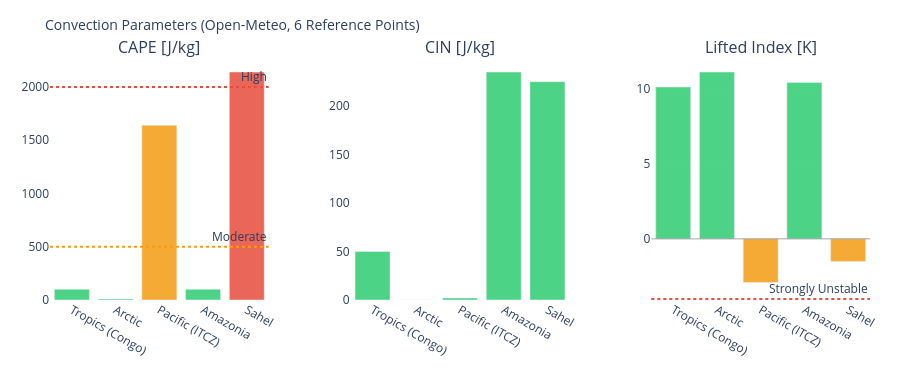

Source (notebook cell):
### Markdown cell above
---
## 3. Visualizations

### Code cell
# ============================================================
# CAPE / CIN / LIFTED INDEX – Convection potential
# ============================================================

if not df_atm.empty:
    fig = make_subplots(
        rows=1, cols=3,
        subplot_titles=['CAPE [J/kg]', 'CIN [J/kg]', 'Lifted Index [K]'],
        horizontal_spacing=0.1
    )
    pts = df_atm['point'].tolist()
    pt_colors = ['#E85D24','#185FA5','#888780','#378ADD','#639922','#F2A623']

    # CAPE – höher = mehr Gewitterpotential
    cape_vals = df_atm['cape'].fillna(0).tolist()
    cape_colors = ['#e74c3c' if v > 2000 else '#f39c12' if v > 500 else '#2ecc71'
                   for v in cape_vals]
    fig.add_trace(go.Bar(x=pts, y=cape_vals, marker_color=cape_colors,
                         opacity=0.85, showlegend=False), row=1, col=1)
    fig.add_hline(y=2000, line_dash='dot', line_color='#e74c3c',
                  annotation_text='High', row=1, col=1)
    fig.add_hline(y=500,  line_dash='dot', line_color='#f39c12',
                  annotation_text='Moderate', row=1, col=1)

    # CIN – negativer = stärker gedeckelt (weniger Auslöse)
    cin_vals = df_atm['cin'].fillna(0).tolist()
    cin_colors = ['#e74c3c' if v < -200 else '#f39c12' if v < -50 else '#2ecc71'
                  for v in cin_vals]
    fig.add_trace(go.Bar(x=pts, y=cin_vals, marker_color=cin_colors,
                         opacity=0.85, showlegend=False), row=1, col=2)

    # Lifted Index – negativ = instabil
    li_vals = df_atm['li'].fillna(0).tolist()
    li_colors = ['#e74c3c' if v < -4 else '#f39c12' if v < 0 else '#2ecc71'
                 for v in li_vals]
    fig.add_trace(go.Bar(x=pts, y=li_vals, marker_color=li_colors,
                         opacity=0.85, showlegend=False), row=1, col=3)
    fig.add_hline(y=0, line_color='gray', line_width=0.7, row=1, col=3)
    fig.add_hline(y=-4, line_dash='dot', line_color='#e74c3c',
                  annotation_text='Strongly Unstable', row=1, col=3)

    fig.update_layout(
        title=dict(text='Convection Parameters (Open-Meteo, 6 Reference Points)', font=dict(size=14)),
        height=380, plot_bgcolor='rgba(0,0,0,0)', paper_bgcolor='rgba(0,0,0,0)',
        margin=dict(l=50, r=30, t=60, b=80)
    )
    fig.update_xaxes(tickangle=30)
    fig.show()

### Figure 1 — Plotly figure (JSON) as saved in the notebook; plotly's stock layout.template omitted (floating-point values rounded to 4 significant figures)
{"data": [{"marker": {"color": ["#2ecc71", "#2ecc71", "#f39c12", "#2ecc71", "#e74c3c"]}, "opacity": 0.85, "showlegend": false, "type": "bar", "x": ["Tropics (Congo)", "Arctic", "Pacific (ITCZ)", "Amazonia", "Sahel"], "xaxis": "x", "y": [100.0, 10.0, 1640.0, 100.0, 2140.0], "yaxis": "y"}, {"marker": {"color": ["#2ecc71", "#2ecc71", "#2ecc71", "#2ecc71", "#2ecc71"]}, "opacity": 0.85, "showlegend": false, "type": "bar", "x": ["Tropics (Congo)", "Arctic", "Pacific (ITCZ)", "Amazonia", "Sahel"], "xaxis": "x2", "y": [50.0, 0.0, 2.0, 235.0, 225.0], "yaxis": "y2"}, {"marker": {"color": ["#2ecc71", "#2ecc71", "#f39c12", "#2ecc71", "#f39c12"]}, "opacity": 0.85, "showlegend": false, "type": "bar", "x": ["Tropics (Congo)", "Arctic", "Pacific (ITCZ)", "Amazonia", "Sahel"], "xaxis": "x3", "y": [10.1, 11.1, -2.9, 10.4, -1.5], "yaxis": "y3"}], "layout": {"annotations": [{"font": {"size": 16}, "showarrow": false, "text": "CAPE [J/kg]", "x": 0.1333, "xanchor": "center", "xref": "paper", "y": 1.0, "yanchor": "bottom", "yref": "paper"}, {"font": {"size": 16}, "showarrow": false, "text": "CIN [J/kg]", "x": 0.5, "xanchor": "center", "xref": "paper", "y": 1.0, "yanchor": "bottom", "yref": "paper"}, {"font": {"size": 16}, "showarrow": false, "text": "Lifted Index [K]", "x": 0.8667, "xanchor": "center", "xref": "paper", "y": 1.0, "yanchor": "bottom", "yref": "paper"}, {"showarrow": false, "text": "High", "x": 1, "xanchor": "right", "xref": "x domain", "y": 2000, "yanchor": "bottom", "yref": "y"}, {"showarrow": false, "text": "Moderate", "x": 1, "xanchor": "right", "xref": "x domain", "y": 500, "yanchor": "bottom", "yref": "y"}, {"showarrow": false, "text": "Strongly Unstable", "x": 1, "xanchor": "right", "xref": "x3 domain", "y": -4, "yanchor": "bottom", "yref": "y3"}], "height": 380, "margin": {"b": 80, "l": 50, "r": 30, "t": 60}, "paper_bgcolor": "rgba(0,0,0,0)", "plot_bgcolor": "rgba(0,0,0,0)", "shapes": [{"line": {"color": "#e74c3c", "dash": "dot"}, "type": "line", "x0": 0, "x1": 1, "xref": "x domain", "y0": 2000, "y1": 2000, "yref": "y"}, {"line": {"color": "#f39c12", "dash": "dot"}, "type": "line", "x0": 0, "x1": 1, "xref": "x domain", "y0": 500, "y1": 500, "yref": "y"}, {"line": {"color": "gray", "width": 0.7}, "type": "line", "x0": 0, "x1": 1, "xref": "x3 domain", "y0": 0, "y1": 0, "yref": "y3"}, {"line": {"color": "#e74c3c", "dash": "dot"}, "type": "line", "x0": 0, "x1": 1, "xref": "x3 domain", "y0": -4, "y1": -4, "yref": "y3"}], "title": {"font": {"size": 14}, "text": "Convection Parameters (Open-Meteo, 6 Reference Points)"}, "xaxis": {"anchor": "y", "domain": [0.0, 0.2667], "tickangle": 30}, "xaxis2": {"anchor": "y2", "domain": [0.3667, 0.6333], "tickangle": 30}, "xaxis3": {"anchor": "y3", "domain": [0.7333, 1.0], "tickangle": 30}, "yaxis": {"anchor": "x", "domain": [0.0, 1.0]}, "yaxis2": {"anchor": "x2", "domain": [0.0, 1.0]}, "yaxis3": {"anchor": "x3", "domain": [0.0, 1.0]}}}
